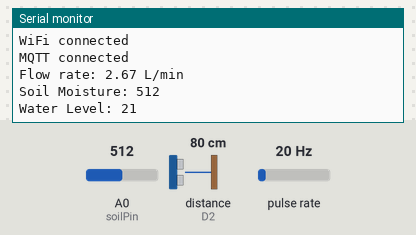
This sketch was run on a simulated ESP8266 (NodeMCU). Parts: the last lines printed to the serial monitor. Wiring (inferred from the names in the program): ultrasonic range finder: trigger D1; echo D2; pulse sensor: data D5. The test bench sets the inputs (shaded band); at power-on: distance to the obstacle (sensor on D2) 80 cm, pulse rate 20 Hz, A0 (soilPin) = 512. The echo pulse lasts 58.3 µs per cm; WiFi joins after 1.5 s; servers stay silent unless stated; no MQTT or app messages arrive unless stated.

Above: at 3.2 s.
3.3 s: distance to the obstacle (sensor on D2) set to 2 cm
4.8 s: pulse rate (sensor on D5) set to 4 Hz
At 6.2 s:
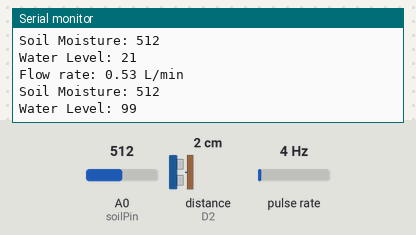
6.3 s: A0 (soilPin) set to 716
7.8 s: distance to the obstacle (sensor on D2) set to 4 cm
At 9.2 s:
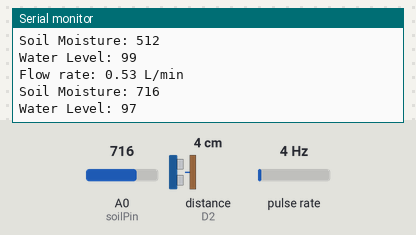
9.3 s: pulse rate (sensor on D5) set to 50 Hz
10.8 s: A0 (soilPin) set to 900
At 13.0 s:
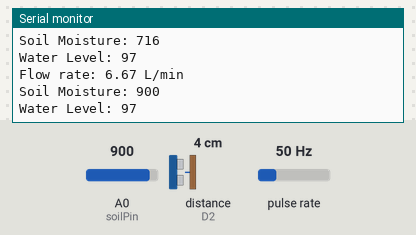
Timing chart, 0 to 13.3 s (numbered marks = the images above; inputs shaded):
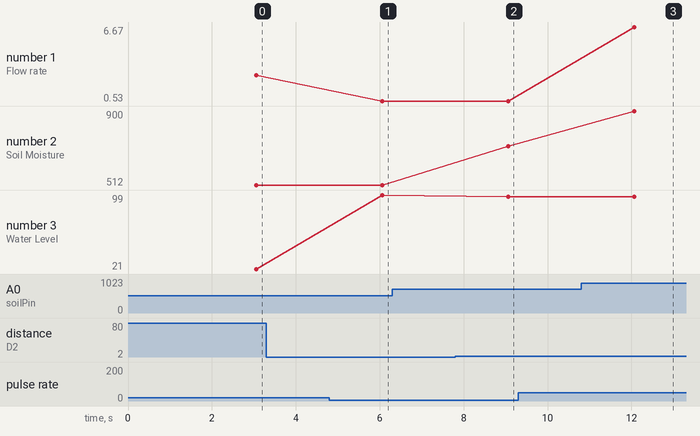

The sketch:

Penyiraman-Otomatis_Mqtt-Docker.ino
```cpp
#include <ESP8266WiFi.h>
#include <PubSubClient.h>
#include <ArduinoJson.h>  // Pastikan pustaka ArduinoJson diinstal

// WiFi and MQTT server credentials
const char* ssid = "Satria";        // Ganti dengan SSID WiFi Anda
const char* password = "Satria12";  // Ganti dengan Password WiFi Anda
const char* mqtt_server = "192.168.26.60";  // Ganti dengan alamat broker MQTT
const int mqtt_port = 1883;                 // Port MQTT
const char* mqtt_user = "";   // Ganti dengan username MQTT jika diperlukan
const char* mqtt_password = ""; // Ganti dengan password MQTT jika diperlukan

// WiFi and MQTT clients
WiFiClient espClient;
PubSubClient client(espClient);

// Pin definitions
const int flowPin = D5;    // Flow sensor pin
const int soilPin = A0;    // Soil moisture sensor pin
const int trigPin = D1;    // Ultrasonic sensor trigger pin
const int echoPin = D2;    // Ultrasonic sensor echo pin

// Flow sensor variables
volatile int flowCount = 0;
int tankHeight = 100;  // Tank height in cm

void IRAM_ATTR countFlow() {
  flowCount++;
}

void setup() {
  Serial.begin(115200);

  // Initialize pin modes
  pinMode(flowPin, INPUT);
  pinMode(trigPin, OUTPUT);
  pinMode(echoPin, INPUT);

  // Attach interrupt for flow sensor
  attachInterrupt(digitalPinToInterrupt(flowPin), countFlow, RISING);

  // Connect to WiFi
  WiFi.begin(ssid, password);
  while (WiFi.status() != WL_CONNECTED) {
    delay(500);
    Serial.print(".");
  }
  Serial.println("\nWiFi connected");

  // Connect to MQTT
  client.setServer(mqtt_server, mqtt_port);
  while (!client.connected()) {
    client.connect("ESP8266Client", mqtt_user, mqtt_password);
    delay(500);
  }
  Serial.println("MQTT connected");
}

void loop() {
  if (!client.connected()) {
    reconnect();
  }

  client.loop();

  // Flow sensor reading
  flowCount = 0;
  delay(1000);  // Measure for 1 second
  float flowRate = (flowCount / 7.5);  // Flow rate in L/min

  // Soil moisture sensor reading
  int soilMoistureValue = analogRead(soilPin);

  // Ultrasonic water level reading
  digitalWrite(trigPin, LOW);
  delayMicroseconds(2);
  digitalWrite(trigPin, HIGH);
  delayMicroseconds(10);
  digitalWrite(trigPin, LOW);
  long duration = pulseIn(echoPin, HIGH);
  int distance = duration * 0.034 / 2;  // Convert to cm
  int waterLevel = tankHeight - distance;

  // Create JSON object and add sensor data
  StaticJsonDocument<200> doc;
  doc["flowRate"] = flowRate;
  doc["soilMoistureValue"] = soilMoistureValue;
  doc["waterLevel"] = waterLevel;

  // Serialize JSON to string
  char jsonBuffer[256];
  serializeJson(doc, jsonBuffer);

  // Send JSON to MQTT
  client.publish("sensor/data", jsonBuffer);

  // Output to serial monitor for debugging
  Serial.print("Flow rate: ");
  Serial.print(flowRate);
  Serial.println(" L/min");
  Serial.print("Soil Moisture: ");
  Serial.println(soilMoistureValue);
  Serial.print("Water Level: ");
  Serial.println(waterLevel);

  // Wait before next measurement cycle
  delay(2000);
}

void reconnect() {
  while (!client.connected()) {
    Serial.print("Attempting MQTT connection...");
    if (client.connect("ESP8266Client", mqtt_user, mqtt_password)) {
      Serial.println("connected");
    } else {
      Serial.print("failed, rc=");
      Serial.print(client.state());
      Serial.println(" trying again in 2 seconds");
      delay(2000);
    }
  }
}
```

Measured:
- after the input at 4.8 s, the serial monitor: prints a new line after 1.3 s (image 1)
- after the input at 7.8 s, the serial monitor: prints a new line after 1.3 s (image 2)
- after the input at 10.8 s, the serial monitor: prints a new line after 1.3 s (image 3)
- plotted number 1: 2.67 → 0.53 after the input at 4.8 s
- plotted number 2: 716 → 900 after the input at 10.8 s
- plotted number 3: 99 → 97 after the input at 7.8 s
